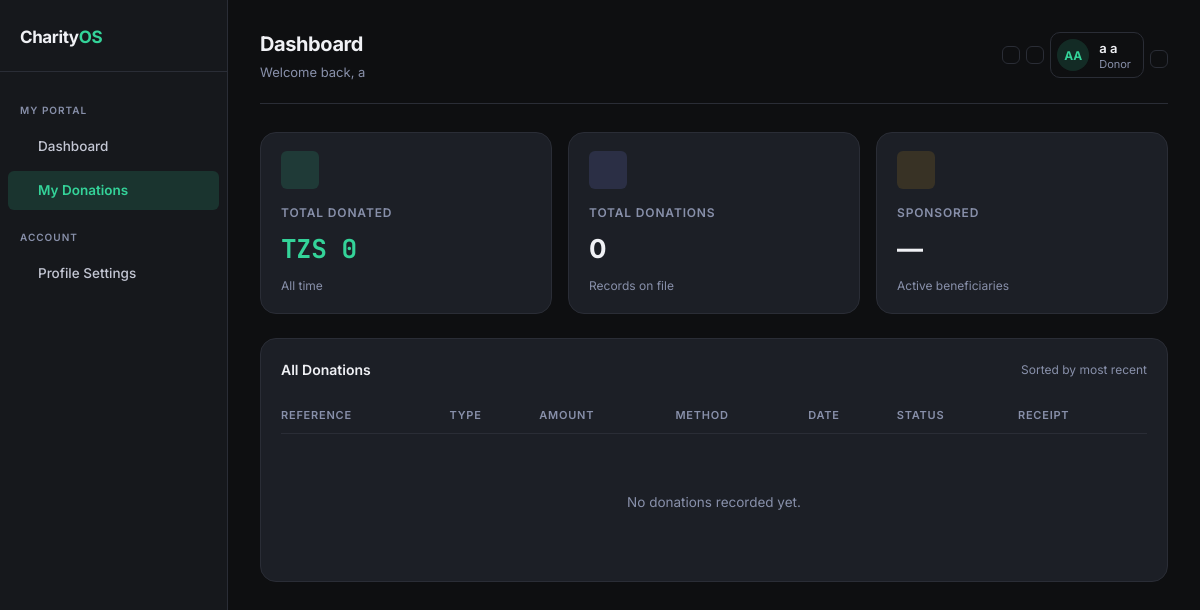
The page /donor/history/ (signed in) on the database as committed earlier.
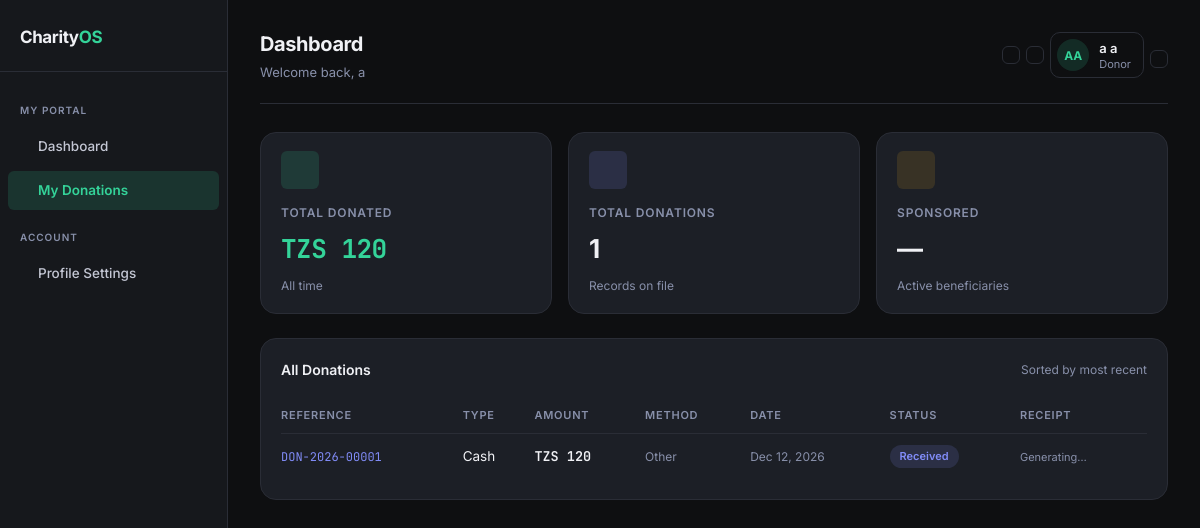
The same page on the database as committed later.
### apps/accounts/models.py (models this page shows, shortened)
class UserProfile(models.Model):
    ROLE_CHOICES = [
        ('admin', 'Administrator'),
        ('staff', 'Staff / Volunteer'),
        ('donor', 'Donor'),
    ]
    user = models.OneToOneField(
        User,
        on_delete=models.CASCADE,
        related_name='profile',
        help_text='The Django User this profile extends'
    )
    role = models.CharField(
        max_length=20,
        choices=ROLE_CHOICES,
        default='donor',
        help_text='Determines which dashboard and features the user can access'
    )
    phone = models.CharField(
        max_length=20,
        blank=True,
        help_text='Contact phone number (e.g., +255712345678)'
    )
    avatar = models.ImageField(
        upload_to='avatars/',
        blank=True,
        null=True,
        help_text='Profile picture'
    )
    created_at = models.DateTimeField(auto_now_add=True)
    updated_at = models.DateTimeField(auto_now=True)
    class Meta:
        indexes = [models.Index(fields=['role'])]
        verbose_name = 'User Profile'
        verbose_name_plural = 'User Profiles'
    @property
    def is_admin(self):
        return self.role == 'admin'
    @property
    def is_staff_member(self):
        return self.role == 'staff'
    @property
    def is_donor(self):
        return self.role == 'donor'

### apps/donors/models.py (models this page shows, shortened)
class Donor(models.Model):
    user = models.OneToOneField(
        User,
        on_delete=models.CASCADE,
        related_name='donor_profile',
        help_text='The User account this donor profile belongs to'
    )
    organization = models.CharField(
        max_length=200,
        blank=True,
        help_text='Organization name (for corporate donors)'
    )
    address = models.TextField(
        blank=True,
        help_text='Mailing address'
    )
    national_id = models.CharField(
        max_length=50,
        blank=True,
        help_text='National ID for tax receipt purposes'
    )
    is_anonymous = models.BooleanField(
        default=False,
        help_text='Hide donor name in public listings'
    )
    notes = models.TextField(
        blank=True,
        help_text='Internal notes about this donor (admin only)'
    )
    created_at = models.DateTimeField(auto_now_add=True)
    class Meta:
        ordering = ['-created_at']
        verbose_name = 'Donor'
        verbose_name_plural = 'Donors'
    @property
    def total_donated(self):
        return self.donations.filter(
            donation_type='cash'
        ).aggregate(
            total=models.Sum('amount')
        )['total'] or 0
    @property
    def donation_count(self):
        return self.donations.count()

### apps/donations/models.py (models this page shows, shortened)
class Donation(models.Model):
    DONATION_TYPES = [
        ('cash', 'Cash'),
        ('in_kind', 'In-Kind'),
    ]
    STATUS_CHOICES = [
        ('received', 'Received'),
        ('partial', 'Partially Allocated'),
        ('allocated', 'Fully Allocated'),
    ]
    PAYMENT_METHODS = [
        ('cash', 'Cash'),
        ('mpesa', 'M-Pesa'),
        ('tigopesa', 'Tigo Pesa'),
        ('bank', 'Bank Transfer'),
        ('other', 'Other'),
    ]
    donation_ref = models.CharField(
        max_length=30, unique=True, editable=False,
        help_text='Auto-generated: DON-YYYY-NNNNN'
    )
    donor = models.ForeignKey(
        Donor, on_delete=models.SET_NULL,
        null=True, blank=True,
        related_name='donations',
        help_text='NULL indicates an anonymous/unregistered donor'
    )
    donation_type = models.CharField(max_length=20, choices=DONATION_TYPES)
    amount = models.DecimalField(
        max_digits=12, decimal_places=2,
        null=True, blank=True,
        help_text='Donation amount in TZS (if cash)'
    )
    payment_method = models.CharField(
        max_length=30, choices=PAYMENT_METHODS, blank=True
    )
    transaction_reference = models.CharField(
        max_length=100, blank=True,
        help_text='Mobile money or bank reference number'
    )
    in_kind_description = models.TextField(
        blank=True,
        help_text='Description of physical items donated'
    )
    in_kind_estimated_value = models.DecimalField(
        max_digits=12, decimal_places=2,
        null=True, blank=True,
        help_text='Estimated value in TZS (optional)'
    )
    donation_date = models.DateField()
    purpose = models.CharField(
        max_length=200, blank=True,
        help_text='e.g., Education Fund, General Fund'
    )
    status = models.CharField(
        max_length=20, choices=STATUS_CHOICES, default='received'
    )
    notes = models.TextField(blank=True)
    recorded_by = models.ForeignKey(
        User, on_delete=models.SET_NULL, null=True,
        related_name='recorded_donations'
    )
    created_at = models.DateTimeField(auto_now_add=True)
    updated_at = models.DateTimeField(auto_now=True)
    class Meta:
        ordering = ['-donation_date', '-created_at']
        indexes = [
            models.Index(fields=['donation_date']),
            models.Index(fields=['status']),
            models.Index(fields=['donation_type']),
        ]

### apps/donors/views.py (the view)
# urls.py: path('history/', views.DonationHistoryView.as_view(), name='history'),
class DonationHistoryView(DonorRequiredMixin, ListView):
    template_name = 'donor_portal/donation_history.html'
    context_object_name = 'donations'
    paginate_by = 20
    def get_queryset(self):
        donor = getattr(self.request.user, 'donor_profile', None)
        if donor:
            return donor.donations.order_by('-donation_date')
        return []

### templates/donor_portal/donation_history.html (shortened to what this page needs)
{% extends "base.html" %}
{% load charity_tags %}
{% block content %}
{% with donor=request.user.donor_profile %}
{% if donor %}
<div class="kpi-grid" style="grid-template-columns:repeat(3,1fr); margin-bottom:24px;">
    <div class="kpi">
        <div class="kpi-icon kpi-icon-accent"></div>
        <div class="kpi-label">Total Donated</div>
        <div class="kpi-value accent font-mono">{{ donor.total_donated|currency }}</div>
        <div class="kpi-sub">All time</div>
    </div>
    <div class="kpi">
        <div class="kpi-icon kpi-icon-accent2"></div>
        <div class="kpi-label">Total Donations</div>
        <div class="kpi-value">{{ donor.donation_count }}</div>
        <div class="kpi-sub">Records on file</div>
    </div>
    <div class="kpi">
        <div class="kpi-icon kpi-icon-warn"></div>
        <div class="kpi-label">Sponsored</div>
        <div class="kpi-value">{{ donor.sponsorships.filter.count|default:"—" }}</div>
        <div class="kpi-sub">Active beneficiaries</div>
    </div>
</div>
{% endif %}
<div class="panel">
    <div class="panel-title">
        All Donations
        <span style="font-size:12px; color:var(--muted); font-weight:400;">Sorted by most recent</span>
    </div>
    <table class="dt">
        <thead>
            <tr>
                <th>Reference</th>
                <th>Type</th>
                <th>Amount</th>
                <th>Method</th>
                <th>Date</th>
                <th>Status</th>
                <th>Receipt</th>
            </tr>
        </thead>
        <tbody>
            {% for donation in donations %}
            <tr>
                <td>
                    <span class="font-mono" style="color:var(--accent2); font-size:12px;">{{ donation.donation_ref }}</span>
                </td>
                <td>{{ donation.get_donation_type_display }}</td>
                <td class="font-mono" style="font-weight:600;">
                    {% if donation.donation_type == 'cash' %}
                        {{ donation.amount|currency }}
                    {% else %}
                        <span style="color:var(--muted);">In-Kind</span>
                    {% endif %}
                </td>
                <td style="color:var(--muted); font-size:12px;">
                    {% if donation.donation_type == 'cash' %}
                        {{ donation.get_payment_method_display }}
                    {% else %}
                        &mdash;
                    {% endif %}
                </td>
                <td style="color:var(--muted); font-size:12px;">{{ donation.donation_date|date:"M d, Y" }}</td>
                <td>
                    <span class="badge {{ donation.status|status_color }}">{{ donation.get_status_display }}</span>
                </td>
                <td>
                    {% if donation.receipt and donation.receipt.pdf_file %}
                    <a href="{{ donation.receipt.pdf_file.url }}" class="btn-sm" target="_blank">
                        <i class="ph ph-file-pdf"></i> PDF
                    </a>
                    {% elif donation.receipt %}
                    <span style="font-size:11px; color:var(--muted);">Generating…</span>
                    {% else %}
                    <span style="font-size:11px; color:var(--muted);">&mdash;</span>
                    {% endif %}
                </td>
            </tr>
            {% empty %}
            <tr>
                <td colspan="7" style="text-align:center; padding:48px 0; color:var(--muted);">
                    No donations recorded yet.
                </td>
            </tr>
            {% endfor %}
        </tbody>
    </table>
</div>
{% endwith %}
{% endblock %}

### templates/base.html (shortened to what this page needs)
{% load static charity_tags %}
<!DOCTYPE html>
<html lang="en" data-theme="dark">
<head>
    <link rel="stylesheet" href="{% static 'css/main.css' %}">
</head>
<body>
    <div class="shell">
        {% include "components/sidebar.html" %}
        <main class="main">
            {% include "components/topbar.html" %}
            {% block content %}{% endblock %}
        </main>
    </div>
</body>
</html>

### templates/components/sidebar.html (shortened to what this page needs)
{% load static %}
<aside class="sidebar">
    <div class="sidebar-logo">
        <span>Charity<em>OS</em></span>
    </div>
    {% if user.profile.is_admin %}
        <div class="nav-section">Management</div>
        <a href="{% url 'admin_panel:dashboard' %}" class="nav-item {% if request.resolver_match.url_name == 'dashboard' and 'admin' in request.path %}active{% endif %}">
            <i class="ph ph-squares-four"></i> Overview
        </a>
        <a href="{% url 'beneficiaries:list' %}" class="nav-item {% if 'beneficiaries' in request.path %}active{% endif %}">
            <i class="ph ph-users"></i> Beneficiaries
        </a>
        <a href="{% url 'donations:list' %}" class="nav-item {% if 'donations' in request.path %}active{% endif %}">
            <i class="ph ph-wallet"></i> Finances
        </a>
        <a href="{% url 'reports:index' %}" class="nav-item {% if 'reports' in request.path %}active{% endif %}">
            <i class="ph ph-chart-bar"></i> Analytics
        </a>
        <div class="nav-section">System</div>
        <a href="{% url 'communications:inbox' %}" class="nav-item {% if 'communications' in request.path %}active{% endif %}">
            <i class="ph ph-envelope-simple"></i> Messages
            {% if unread_messages_count %}
                <span class="badge badge-info">{{ unread_messages_count }}</span>
            {% endif %}
        </a>
        <a href="/admin/" class="nav-item">
            <i class="ph ph-gear"></i> Settings
        </a>
    {% elif user.profile.is_donor %}
        <div class="nav-section">My Portal</div>
        <a href="{% url 'donors:dashboard' %}" class="nav-item {% if request.resolver_match.url_name == 'dashboard' %}active{% endif %}">
             Dashboard
        </a>
        <a href="{% url 'donors:history' %}" class="nav-item {% if 'history' in request.path %}active{% endif %}">
             My Donations
        </a>
        <div class="nav-section">Account</div>
        <a href="{% url 'accounts:profile' %}" class="nav-item {% if 'profile' in request.path %}active{% endif %}">
             Profile Settings
        </a>
    {% endif %}
</aside>

### templates/components/topbar.html (shortened to what this page needs)
{% load charity_tags %}
<div class="topbar">
    <div>
        <h1 class="topbar-title">{% block page_title %}Dashboard{% endblock %}</h1>
        <div class="topbar-subtitle">{% block page_subtitle %}Welcome back, {{ user.first_name|default:user.username }}{% endblock %}</div>
    </div>
    <div class="topbar-right">
        <button id="theme-toggle" class="btn-icon" title="Toggle theme" onclick="CharityOS.toggleTheme()">
        </button>
        <a href="{% url 'communications:notifications' %}" class="btn-icon" title="Notifications" style="position:relative;">
        </a>
        <a href="{% url 'accounts:profile' %}" class="topbar-user">
            <div class="avatar avatar-green">{{ user|initials }}</div>
            <div class="topbar-user-info">
                <span class="topbar-user-name">{{ user.get_full_name|default:user.username }}</span>
                <span class="topbar-user-role">{{ user.profile.get_role_display|default:"User" }}</span>
            </div>
        </a>
        <form method="post" action="{% url 'accounts:logout' %}" style="display:inline;">
            <button type="submit" class="btn-icon" title="Logout">
            </button>
        </form>
    </div>
</div>

Rows that differ between the two databases and show on the page:
computed for Donor: total_donated "TZS 0" → "TZS 120"; donation_count "0" → "1"
added Donation: donation_ref "DON-2026-00001", donation_type "Cash", amount "TZS 120", payment_method "Other", donation_date "Dec 12, 2026", status "Received", shows "Generating…"
Other text that changed with them:
text no longer shown: "No donations recorded yet."
